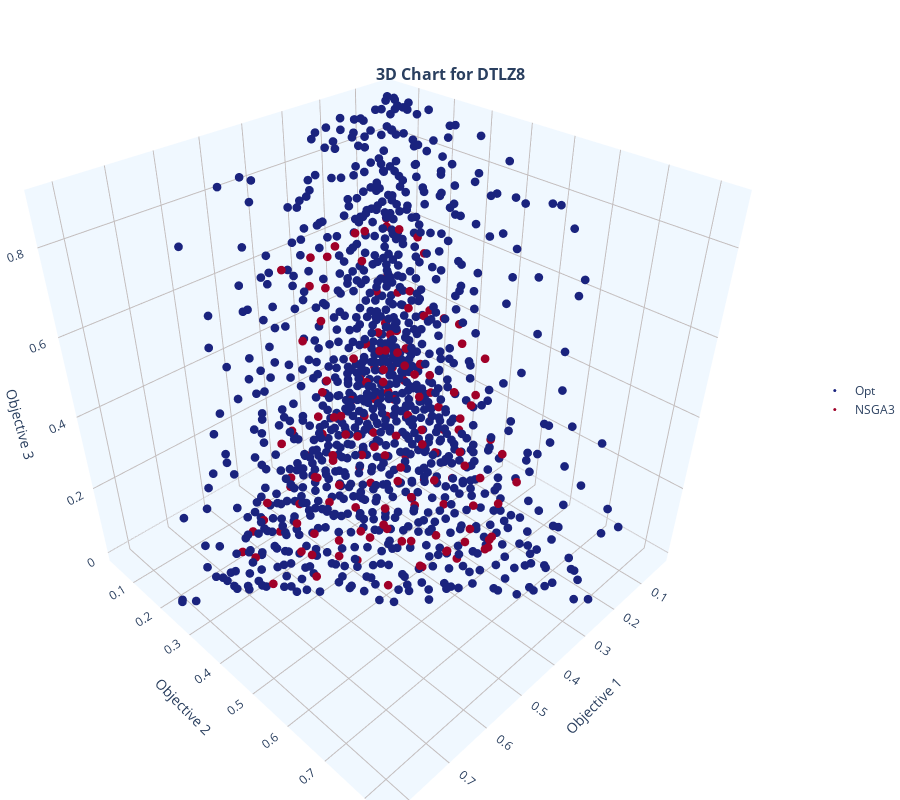

Notebook cell for this chart:
### Markdown cell above
### DTLZ8 (Constraint Overlap)

### Code cell
mop = mb.mops.DTLZ8(M=3)
exp = mb.experiment(mop=mop, moea=mb.moeas.NSGA3())
F_opt = exp.optimal(n_points=1000).objectives
exp.run(generations=400, population=152)
mb.view.topo_shape(SmartArray(F_opt, name="Opt"), SmartArray(exp.front(), name="NSGA3"), title="DTLZ8")

### Figure 1 — Plotly figure (JSON) as saved in the notebook; plotly's stock layout.template omitted (floating-point values rounded to 4 significant figures; data arrays with more than 128 entries replaced by an {"elided": "..."} marker saying what was removed)
{"data": [{"hovertemplate": "Opt<br>Objective 1: %{x}<br>Objective 2: %{y}<br>Objective 3: %{z}<br><extra></extra>", "marker": {"size": 3}, "mode": "markers", "name": "Opt", "showlegend": true, "type": "scatter3d", "x": {"elided": "1000 float values"}, "y": {"elided": "1000 float values"}, "z": {"elided": "1000 float values"}}, {"hovertemplate": "NSGA3<br>Objective 1: %{x}<br>Objective 2: %{y}<br>Objective 3: %{z}<br><extra></extra>", "marker": {"size": 3}, "mode": "markers", "name": "NSGA3", "showlegend": true, "type": "scatter3d", "x": {"elided": "152 float values"}, "y": {"elided": "152 float values"}, "z": {"elided": "152 float values"}}], "layout": {"height": 800, "hovermode": "closest", "legend": {"x": 1.05, "xanchor": "left", "y": 0.5, "yanchor": "middle"}, "margin": {"b": 0, "l": 0, "r": 0, "t": 0}, "scene": {"aspectmode": "manual", "aspectratio": {"x": 1, "y": 1, "z": 1}, "xaxis": {"backgroundcolor": "aliceblue", "gridcolor": "#C3BDBD", "showbackground": true, "showgrid": true, "title": {"text": "Objective 1"}}, "yaxis": {"backgroundcolor": "aliceblue", "gridcolor": "#C3BDBD", "showbackground": true, "showgrid": true, "title": {"text": "Objective 2"}}, "zaxis": {"backgroundcolor": "aliceblue", "gridcolor": "#C3BDBD", "showbackground": true, "showgrid": true, "title": {"text": "Objective 3"}}}, "title": {"font": {"size": 16, "weight": "bold"}, "pad": {"t": 0}, "text": "3D Chart for DTLZ8", "x": 0.5, "xanchor": "center", "y": 0.9, "yanchor": "bottom"}, "width": 900}}
